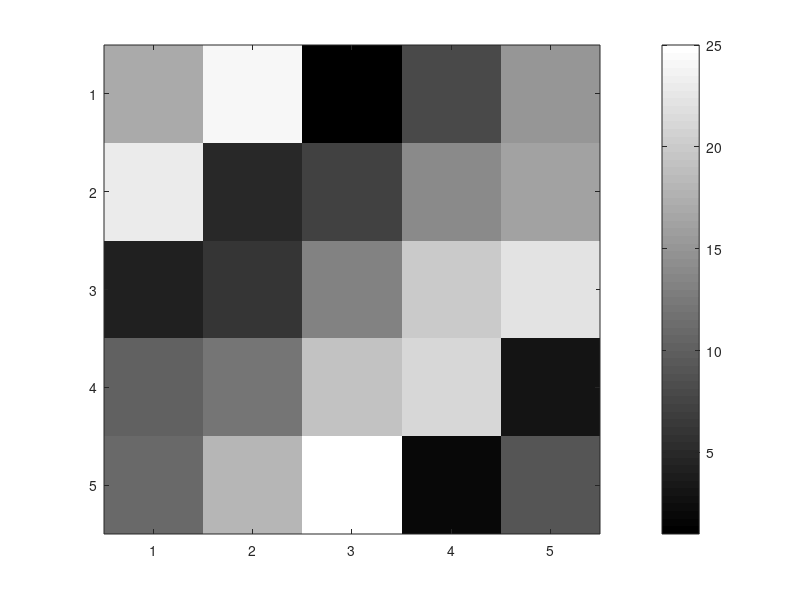

Reproduce this figure in MATLAB.
% run('magic-plot-example.m')

A = magic(5);

imagesc(A);
imagesc(A), colorbar, colormap gray;

% highest value
h = A(1,2);

% smallest value
s = A(4,5);

% imagesc(magic(15)), colorbar, colormap gray;